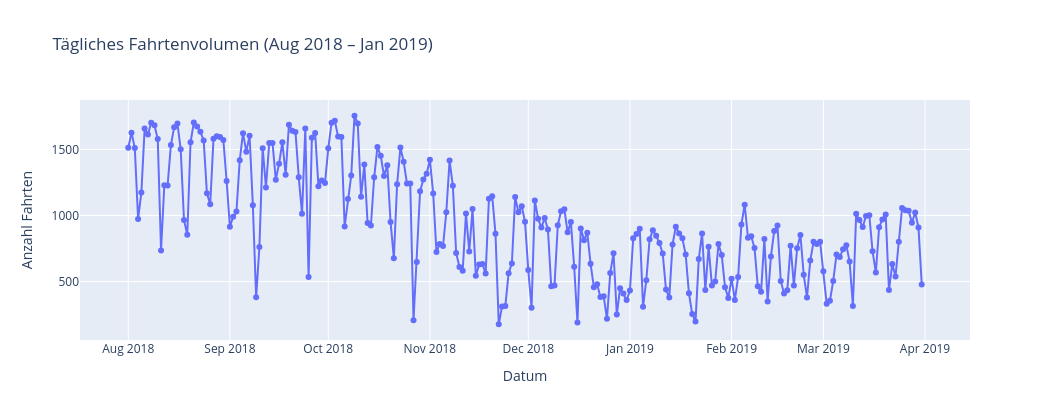

The notebook cell this image was saved under:
### Markdown cell above
## Insight 3 — Tägliches Fahrtenvolumen über die Zeit

Jetzt über den vollen 6-Monats-Zeitraum (Aug 2018 – Jan 2019), statt nur November. Saisonale Effekte (z.B. Kälteeinbruch im Winter) sollten hier sichtbar werden.

### Code cell
fig = px.line(
    df_daily,
    x="DATE_DAY",
    y="TOTAL_TRIPS",
    title="Tägliches Fahrtenvolumen (Aug 2018 – Jan 2019)",
    labels={"DATE_DAY": "Datum", "TOTAL_TRIPS": "Anzahl Fahrten"},
    markers=True
)
fig.update_layout(height=420, width=1050)
fig.show()

### Figure 1 — Plotly figure (JSON) as saved in the notebook; plotly's stock layout.template omitted (floating-point values rounded to 4 significant figures; data arrays with more than 128 entries replaced by an {"elided": "..."} marker saying what was removed)
{"data": [{"hovertemplate": "Datum=%{x}<br>Anzahl Fahrten=%{y}<extra></extra>", "legendgroup": "", "line": {"color": "#636efa", "dash": "solid"}, "marker": {"symbol": "circle"}, "mode": "lines+markers", "name": "", "orientation": "v", "showlegend": false, "type": "scatter", "x": {"elided": "243 str values"}, "xaxis": "x", "y": {"elided": "243 int values"}, "yaxis": "y"}], "layout": {"height": 420, "legend": {"tracegroupgap": 0}, "title": {"text": "Tägliches Fahrtenvolumen (Aug 2018 – Jan 2019)"}, "width": 1050, "xaxis": {"anchor": "y", "domain": [0, 1], "title": {"text": "Datum"}}, "yaxis": {"anchor": "x", "domain": [0, 1], "title": {"text": "Anzahl Fahrten"}}}}
